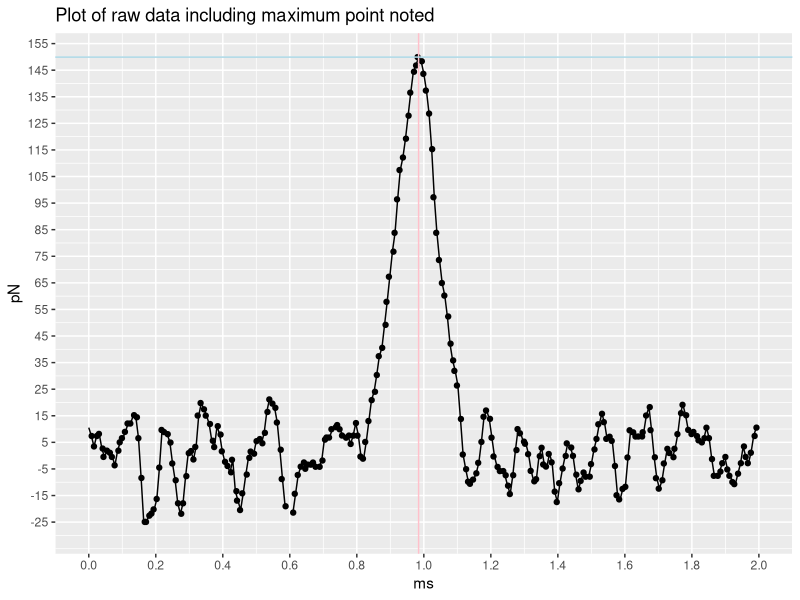
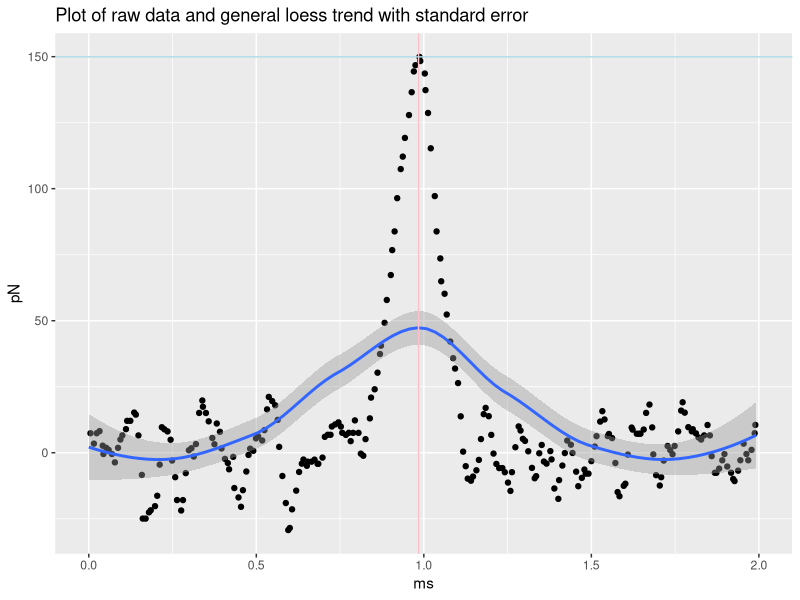
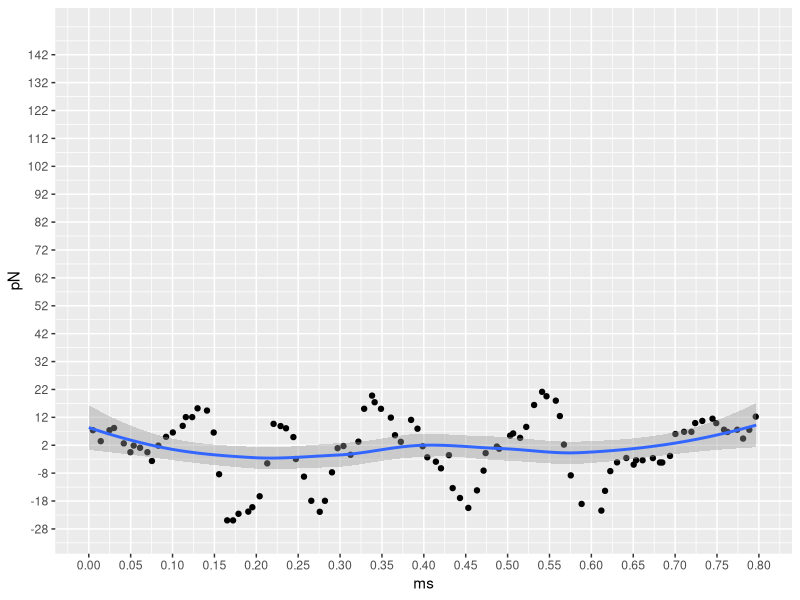
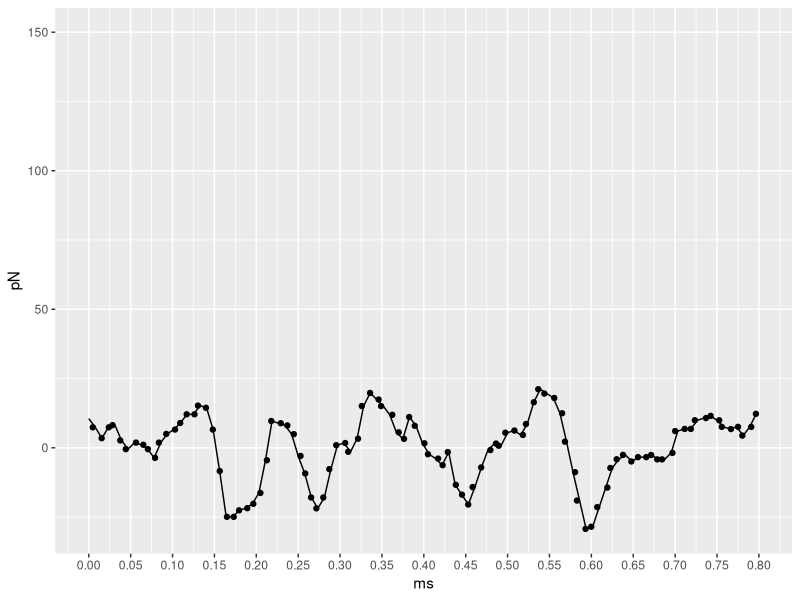
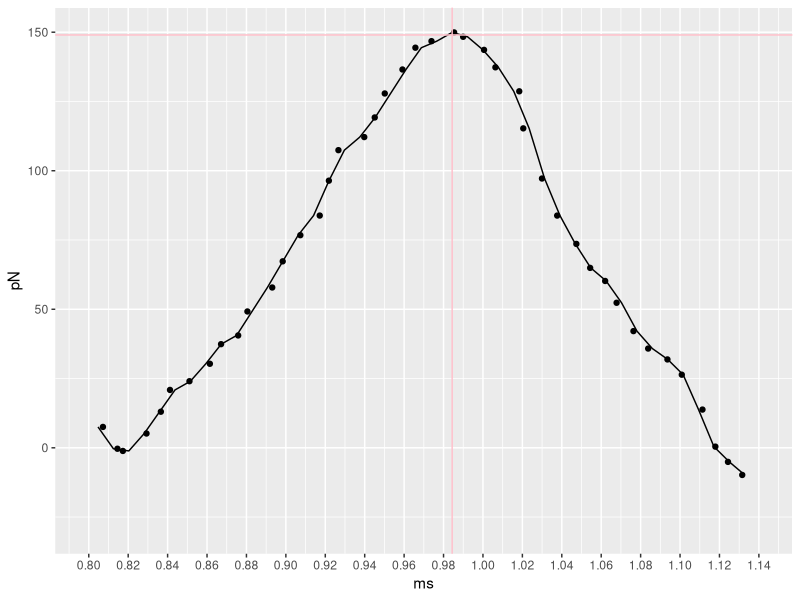
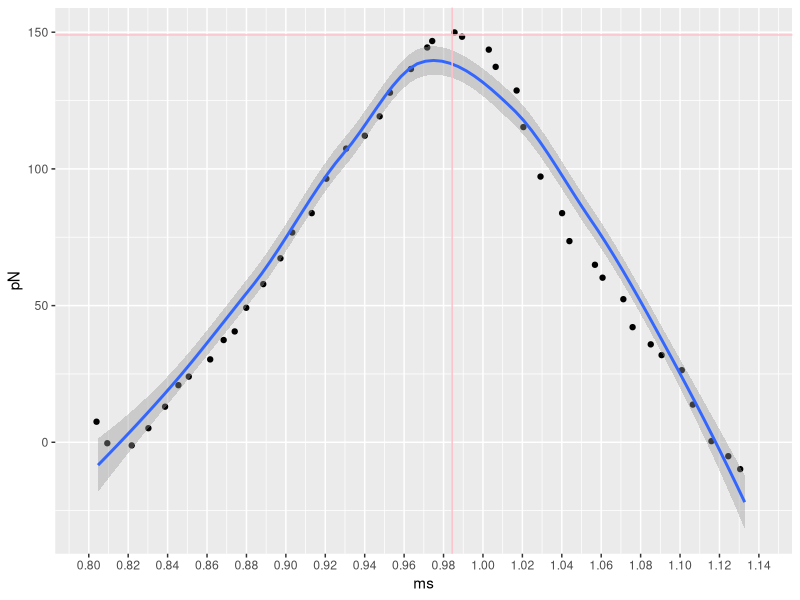
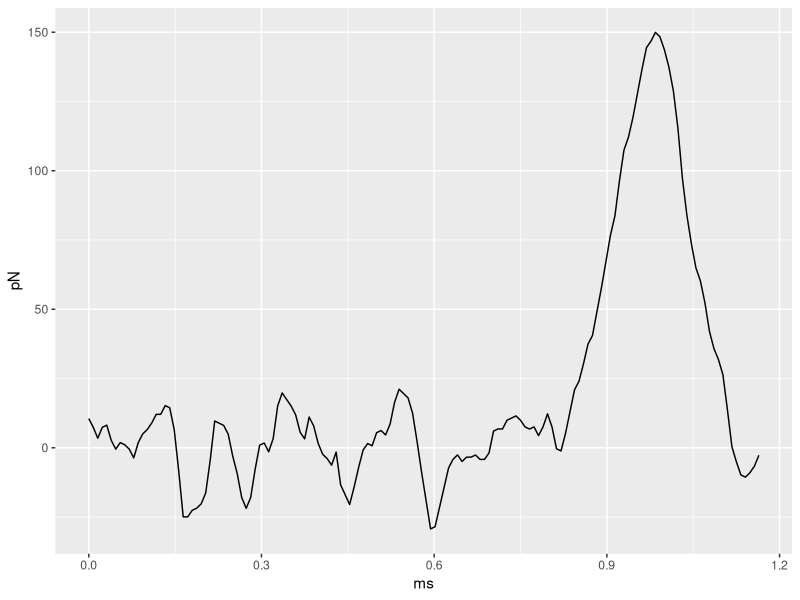
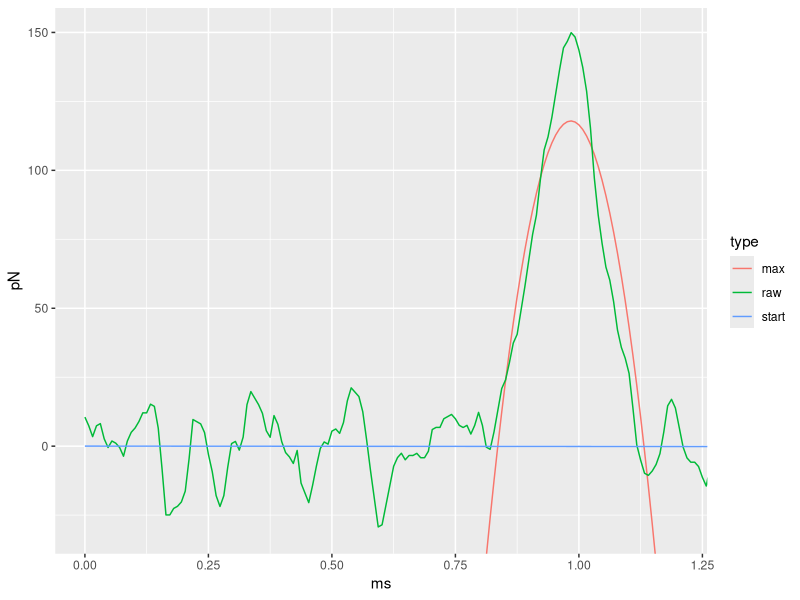

Here is the R script that generated these plots, in order: (Note: this script raises an error after producing the figures.)
## Research Question 2
# What is the starting point (touching point) (Astrid and Audrey)
# - output : from t vs F table, use conversion factor from (1)
# - fitting (linear interpolation)

## loading libraries
library(ggplot2)
library(tidyverse)

## read file
df = read.delim("F_vs_t_curves/20200619_MG1655_OMV_Prot15_50uM_Colistin.005.pfc-4069_ForceCurveIndex_45647.spm - NanoScope Analysis_F_vs_t.txt")
names(df)

## first EDA
# whole graph raw data
ggplot(df) +
  geom_jitter(aes(x = ms, y = pN)) +
  geom_line(aes(x = ms, y = pN)) +
  scale_x_continuous(limits = c(0,2), breaks= seq(0,2,0.2)) +
  scale_y_continuous(limits = c(-28, 150), breaks = seq(-25, 160,10)) +
  geom_vline(xintercept = df$ms[127], colour = "pink") +
  geom_hline(yintercept = df$pN[127], colour = "lightblue") +
  labs(title = "Plot of raw data including maximum point noted")

# smooth loess trend
ggplot(df) +
  geom_jitter(aes(x = ms, y = pN)) +
  geom_smooth(aes(x = ms, y = pN), method = "loess", bin = 0.10) +
  scale_x_continuous(limits = c(0,2)) +
  geom_vline(xintercept = df$ms[127], colour = "pink") +
  geom_hline(yintercept = df$pN[127], colour = "lightblue") +
labs(title = "Plot of raw data and general loess trend with standard error")


##  window interpolation
# starting point points
ggplot(df) +
  geom_jitter(aes(x = ms, y = pN)) +
  geom_smooth(aes(x = ms, y = pN), method = "loess", bin = 0.10) +
  scale_x_continuous(limits = c(0,0.8), breaks= seq(0,0.8,0.05)) +
  scale_y_continuous(limits = c(-28, 150), breaks = seq(-28, 150,10))

ggplot(df) +
  geom_jitter(aes(x = ms, y = pN)) +
  geom_line(aes(x = ms, y = pN), method = "loess", bin = 0.10) +
  scale_x_continuous(limits = c(0.0,0.8), breaks= seq(0,0.8,0.05)) 

# max
ggplot(df) +
  geom_jitter(aes(x = ms, y = pN)) +
  geom_line(aes(x = ms, y = pN)) +
  scale_x_continuous(limits = c(0.8,1.14), breaks= seq(0.8,1.15,0.02)) +
  geom_vline(xintercept = 0.9843756, colour = "pink") +
  geom_hline(yintercept = 149, colour = "pink")

ggplot(df) +
  geom_jitter(aes(x = ms, y = pN)) +
  geom_smooth(aes(x = ms, y = pN), method = "loess", bin = 0.10) +
  scale_x_continuous(limits = c(0.8,1.14), breaks= seq(0.8,1.15,0.02)) +
  geom_vline(xintercept = 0.9843756, colour = "pink") +
  geom_hline(yintercept = 149, colour = "pink") 

# Find coefficients for intersection 
# source also http://www.sthda.com/english/articles/40-regression-analysis/162-nonlinear-regression-essentials-in-r-polynomial-and-spline-regression-models/
# intersection https://stackoverflow.com/questions/34248347/r-locate-intersection-of-two-curves
# first model the max
ggplot(df[1:150,]) +
  geom_line(aes(x = ms, y = pN))

#min(df$pN[105])

dfmax = df[110:150,]
dfstart = df[0:100,]
modelmax = lm(pN ~ poly(ms,2), data= dfmax)
modelstart = lm(pN ~ ms, data= dfstart)
ms = seq(0, 2, 0.01)
df$predicted.intervals_max <- predict(modelmax, df)
df$predicted.intervals_start <- predict(modelstart, df)
dflong = data.frame(ms = df$ms, 
           pN = data.matrix(c(df$pN, df$predicted.intervals_start, 
                              df$predicted.intervals_max)),
           type = as.factor(c(rep("raw", length(df$pN)), 
                              rep("start", length(df$predicted.intervals_start)), 
                              rep("max", length(df$predicted.intervals_max)))))
ggplot(dflong) +
  geom_line(aes(ms, pN, colour = type)) +
  coord_cartesian(xlim=c(0.0, 1.2), ylim = c(-30,150)) +
  labs()
curve1 = coef(modelstart)[1] + coef(modelstart)[2]*ms
curve2 = coef(modelstart)[1] + coef(modelstart)[2]*ms^2
# curve_intersect(curve1, curve2, empirical = FALSE, domain = c(0, 5))
# intersect = optimize(function(t0) abs(f1(t0) - curve2), interval = range(df$ms))
equivalent <- function(x, y, tol = 0.005) abs(x - y) < tol
xmin <- df$ms[120]
xmax <- df$ms[127]
#min(df$ms[120:127])
intersection_indices <- which(equivalent(curve1, curve1) & x >= xmin & x <= xmax)
x[intersection_indices]
#> [1] 3.93 7.07
points(x[intersection_indices], y1[intersection_indices])
#lines(dfmax$ms, predicted.intervals,col='green',lwd=3)
#plot(dfmax$ms, predicted.intervals)
ggplot(df[95:150,]) +
  geom_jitter(aes(x = ms, y = pN)) +
  geom_line(aes(x = ms, y = pN)) +
  geom_line(aes(ms, predicted.intervals_max, fill = predicted.intervals_max))+
  geom_line(aes(ms, predicted.intervals_start, fill = predicted.intervals_start)) 



### new 
ggplot(df) +
  geom_jitter(aes(x = ms, y = pN)) +
  geom_line(aes(x = ms, y = pN)) +
  scale_x_continuous(limits = c(0,2), breaks= seq(0,2,0.2)) +
  scale_y_continuous(limits = c(-28, 150), breaks = seq(-25, 160,10)) +
  geom_hline(yintercept = mean(dfstart$pN), colour = "pink", lwd = .5) +
  geom_line(dfmax, aes(x = dfmax$ms, y = dfmax$predicted.intervals)) +
  labs(x = "Time [ms]", y = "Force [pN]")

    

# max
coef(modelmax)
HARRIS = data.frame(ms = seq(0.80, 1.14, 0.02),
pN = predict(modelmax, list(Time=ms, Time2=ms^2)))

pNp = predict(modelmax, list(Time=ms, Time2=ms^2))
#predictedcounts <- predict(quadratic.model,)
plot(ms, pNp, pch=16, xlab = "Time (s)", ylab = "Counts", cex.lab = 1.3, col = "blue")

lines(ms, pNp, col = "darkgreen", lwd = 1)
plot(HARRIS$ms, HARRIS$pN)

v_max = mean(HARRIS$pN)

KAMALA = data.frame(ms = seq(0, 0.8, 0.01),
pN = coef(modelstart)[1] + coef(modelstart)[2]*ms)
v_start = mean(y)
predict(modelstart, newdata = KAMALA)

ggplot(KAMALA) +
  geom_line(aes(ms, pN))

ggplot(HARRIS) +
  geom_line(aes(ms, pN))


# This is the intersection
intersect = optimize(function(t0) abs(f1(t0) - v_start), interval = range(dfmax$ms))

time = intersect[1]
Force = intersect[2]

#> max(df$pN)
# [1] 149.9152
# which.max(df$pN == max(149.9152))
# df$ms[127]
# [1] 0.9843756

# min(df$ms[120:127])
#min(df$pN[110:127])

ggplot(df[0:150,]) +
  geom_jitter(aes(x = ms, y = pN)) +
  geom_line(aes(x = ms, y = pN)) +
  scale_x_continuous(limits = c(0,2), breaks= seq(0,1.2,0.2)) +
  scale_y_continuous(limits = c(-28, 150), breaks = seq(-25, 160,10)) +
  geom_vline(xintercept = df$ms[127], colour = "pink") +
  geom_hline(yintercept = df$pN[127], colour = "lightblue") +
  labs(title = "Plot of raw data including maximum point noted") +
  geom_hline(yintercept = v_start, colour = "blue") +
  geom_line(aes(x,y))

ggplot(df) +
  geom_line(aes(x,y))
